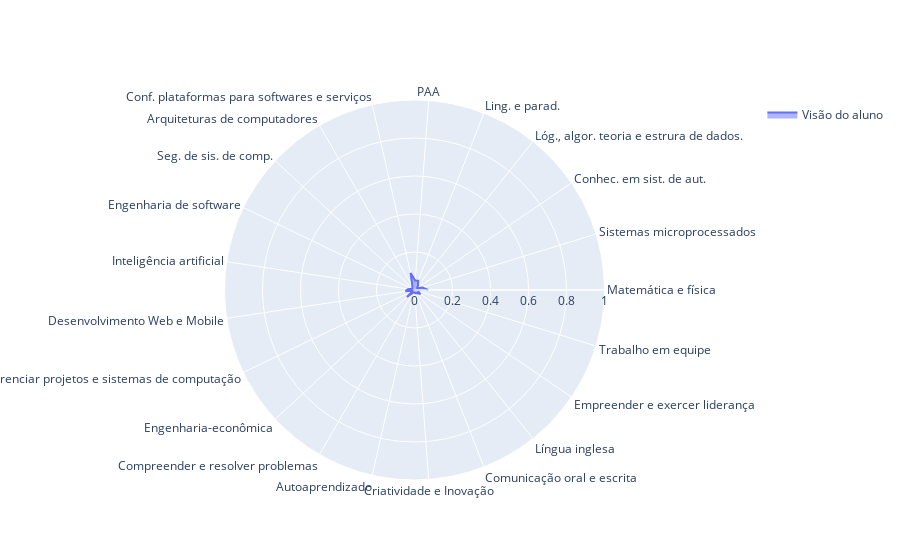

Source (notebook cell):
### Markdown cell above
#### Visão de competências aluno

Propagadas sobre os grafos

### Code cell
fig = Plot.spider_plot(
    categorias, 
    r1=list(notas_aluno.values()), 
    r1_name="Visão do aluno")

### Figure 1 — Plotly figure (JSON) as saved in the notebook; plotly's stock layout.template omitted (floating-point values rounded to 4 significant figures)
{"data": [{"fill": "toself", "name": "Visão do aluno", "r": [0.072, 0.043, 0.015, 0.03, 0.053, 0.05, 0.092, 0.022, 0.015, 0.015, 0.033, 0.048, 0.01, 0.054, 0.016, 0.014, 0.014, 0.018, 0.02, 0.038, 0.018], "theta": ["Matemática e física", "Sistemas microprocessados", "Conhec. em sist. de aut.", "Lóg., algor. teoria e estrura de dados.", "Ling. e parad.", "PAA", "Conf. plataformas para softwares e serviços", "Arquiteturas de computadores", "Seg. de sis. de comp.", "Engenharia de software", "Inteligência artificial", "Desenvolvimento Web e Mobile", "Gerenciar projetos e sistemas de computação", "Engenharia-econômica", "Compreender e resolver problemas", "Autoaprendizado", "Criatividade e Inovação", "Comunicação oral e escrita", "Língua inglesa", "Empreender e exercer liderança", "Trabalho em equipe"], "type": "scatterpolar"}], "layout": {"polar": {"radialaxis": {"range": [0, 1], "visible": true}}, "showlegend": true}}
